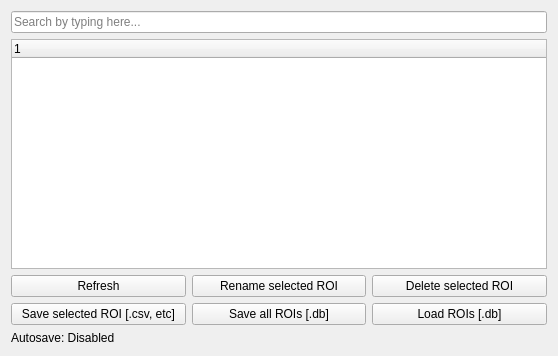
<?xml version="1.0" encoding="UTF-8"?>
<ui version="4.0">
 <class>DataHub_mapping</class>
 <widget class="QWidget" name="DataHub_mapping">
  <property name="geometry">
   <rect>
    <x>0</x>
    <y>0</y>
    <width>558</width>
    <height>356</height>
   </rect>
  </property>
  <property name="windowTitle">
   <string>Form</string>
  </property>
  <layout class="QGridLayout" name="gridLayout">
   <item row="2" column="1">
    <widget class="QPushButton" name="btn_rename">
     <property name="text">
      <string>Rename selected ROI</string>
     </property>
    </widget>
   </item>
   <item row="2" column="2">
    <widget class="QPushButton" name="btn_delete">
     <property name="text">
      <string>Delete selected ROI</string>
     </property>
    </widget>
   </item>
   <item row="2" column="0">
    <widget class="QPushButton" name="btn_refresh">
     <property name="text">
      <string>Refresh</string>
     </property>
    </widget>
   </item>
   <item row="1" column="0" colspan="3">
    <widget class="QTreeWidget" name="tree_data">
     <property name="selectionMode">
      <enum>QAbstractItemView::SelectionMode::ExtendedSelection</enum>
     </property>
     <property name="selectionBehavior">
      <enum>QAbstractItemView::SelectionBehavior::SelectRows</enum>
     </property>
     <column>
      <property name="text">
       <string notr="true">1</string>
      </property>
     </column>
    </widget>
   </item>
   <item row="6" column="0" colspan="3">
    <widget class="QLabel" name="lbl_autosave">
     <property name="text">
      <string>Autosave: Disabled</string>
     </property>
    </widget>
   </item>
   <item row="0" column="0" colspan="3">
    <widget class="QLineEdit" name="ent_searchbar">
     <property name="placeholderText">
      <string>Search by typing here...</string>
     </property>
    </widget>
   </item>
   <item row="3" column="0" colspan="3">
    <layout class="QHBoxLayout" name="lyt_saveload">
     <item>
      <widget class="QPushButton" name="btn_save_ext">
       <property name="text">
        <string>Save selected ROI [.csv, etc]</string>
       </property>
      </widget>
     </item>
     <item>
      <widget class="QPushButton" name="btn_save_db">
       <property name="text">
        <string>Save all ROIs [.db]</string>
       </property>
      </widget>
     </item>
     <item>
      <widget class="QPushButton" name="btn_load_db">
       <property name="text">
        <string>Load ROIs [.db]</string>
       </property>
      </widget>
     </item>
    </layout>
   </item>
  </layout>
 </widget>
 <resources/>
 <connections/>
</ui>
